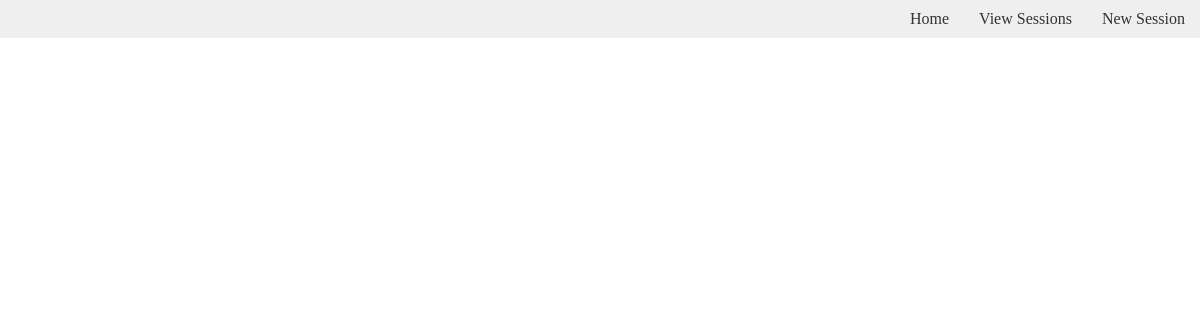
The page /puttsesh/view on the database as committed earlier.
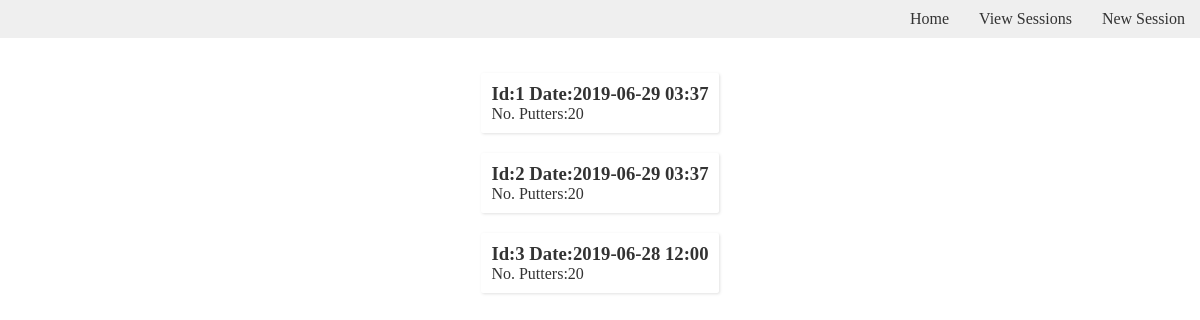
The same page on the database as committed later.
### model.py (models this page shows)
class PuttSesh(Model):
    date = DateTimeField()
    no_putters = IntegerField()
    class Meta:
        database = db

### main.py (the view)
@app.route('/puttsesh/view')
def view_puttsesh():
    all_sessions = PuttSesh.select()
    return render_template('view_puttsesh.jinja2', all_sessions=all_sessions)

### templates/view_puttsesh.jinja2
{% extends "base.jinja2" %}
{% block content %}
<div class='outer-container puttsesh-container'>
{% for session in all_sessions %}
<a class="puttsesh-link" href="{{ url_for('view_puttsesh_single', sesh_id=session.id) }}">
    <h3>Id:{{ session.id }} Date:{{ session.date.strftime('%Y-%m-%d %I:%M') }}</h3>
    <p>No. Putters:{{ session.no_putters }}</p>
</a>
{% endfor %}
</div>
{% endblock content %}

### templates/base.jinja2 (shortened to what this page needs)
<!doctype html>
<html lang="en">
<head>
<link rel='stylesheet' href="{{ url_for('static', filename='css/main.css') }}">
</head>
<body>
	<nav>
		<a href="{{ url_for('home') }}">Home</a>
		<a href="{{ url_for('view_puttsesh') }}">View Sessions</a>
		{% if session.get('current_sesh_id') %}
			<a href="{{ url_for('current_puttsesh', sesh_id=session.get('current_sesh_id')) }}">Current Puttsesh</a>
		{% else %}
			<a href="{{ url_for('new_puttsesh') }}">New Session</a>
		{% endif %}
	</nav>
	{% block content %} {% endblock content %}
</body>
</html>

### static/css/main.css (style rules this page uses)
:root { --main-box-shadow: 1px 1px 3px 0px rgba(51, 51, 51, 0.15); --white-font: #efefef; --dark-grey-font: #333; --grey-font: #666; --light-grey-font: #bbb; --red: #cc0000; --darker-red: #bb0000; --transition-time: 300ms; }
* { box-sizing: border-box; margin: 0; padding: 0; }
nav { background: var(--white-font); display: flex; justify-content: flex-end; }
nav a { color: var(--dark-grey-font); padding: 10px 15px; text-decoration: none; transition: var(--transition-time); }
.outer-container { display: flex; justify-content: space-around; padding: 25px 0 0 0; width: 100%; }
.puttsesh-container { align-items: center; display: flex; flex-direction: column; }
.puttsesh-container { align-items: center; flex-direction: column; }
.puttsesh-link { border-radius: 2px; box-shadow: var(--main-box-shadow); color: var(--dark-grey-font); margin: 10px 0; padding: 10px; text-decoration: none; transition: var(--transition-time); }

Rows that differ between the two databases and show on the page:
added PuttSesh: id "1", date "2019-06-29 03:37", no_putters "20"
added PuttSesh: id "2", date "2019-06-29 03:37", no_putters "20"
added PuttSesh: id "3", date "2019-06-28 12:00", no_putters "20"
